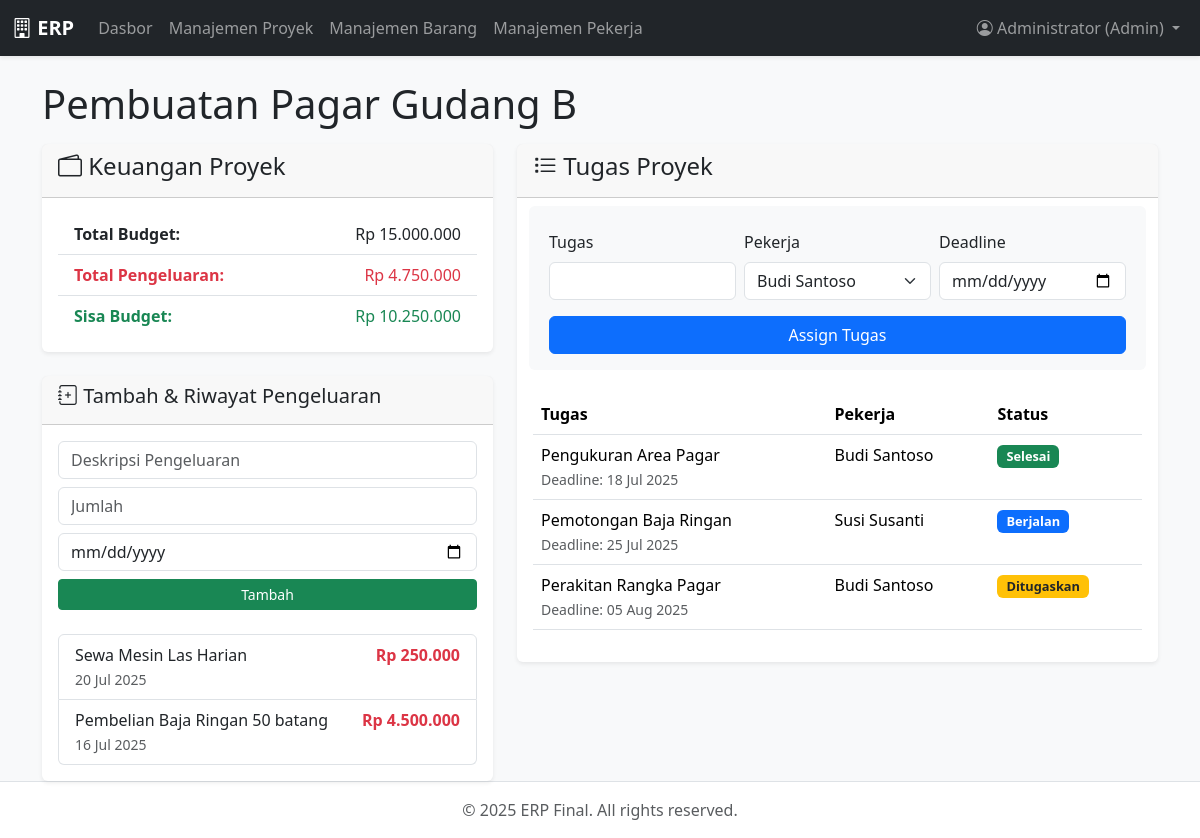
The app's page /admin/project/detail.php?id=1 (signed in), older data.
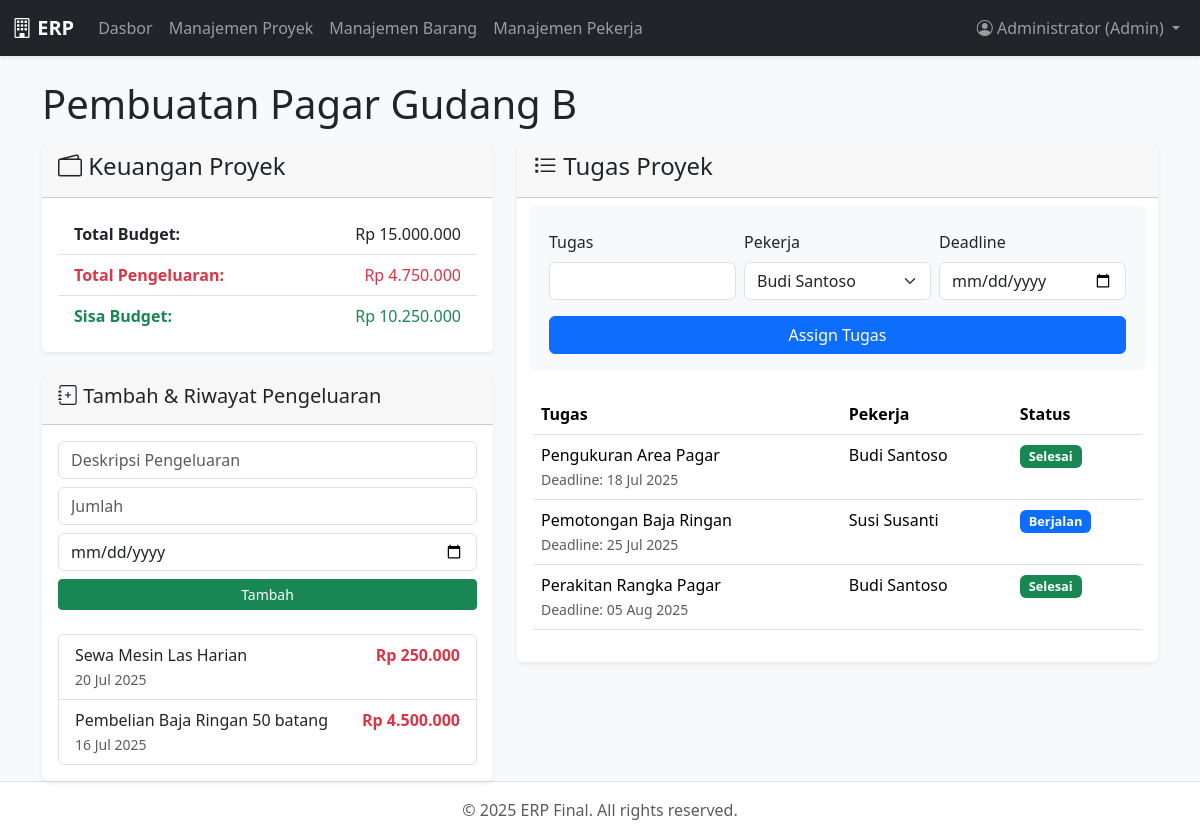
The same page, newer data.
### tables this page shows
CREATE TABLE projects (
        id INTEGER PRIMARY KEY AUTOINCREMENT,
        nama_proyek VARCHAR(100) NOT NULL,
        deskripsi TEXT,
        total_budget REAL DEFAULT 0,
        status VARCHAR(20) DEFAULT 'Baru',
        tgl_mulai DATE,
        deadline DATE
    );

CREATE TABLE project_expenses (
        id INTEGER PRIMARY KEY AUTOINCREMENT,
        project_id INTEGER,
        deskripsi VARCHAR(255),
        jumlah REAL,
        tanggal DATE,
        FOREIGN KEY (project_id) REFERENCES projects(id)
    );

CREATE TABLE project_tasks (
        id INTEGER PRIMARY KEY AUTOINCREMENT,
        project_id INTEGER,
        user_id INTEGER, -- Pekerja yang ditugaskan
        nama_tugas VARCHAR(100),
        status VARCHAR(20) DEFAULT 'Ditugaskan',
        deadline DATE,
        FOREIGN KEY (project_id) REFERENCES projects(id),
        FOREIGN KEY (user_id) REFERENCES users(id)
    );

CREATE TABLE users (
        id INTEGER PRIMARY KEY AUTOINCREMENT,
        username VARCHAR(50) UNIQUE NOT NULL,
        password VARCHAR(255) NOT NULL,
        nama_lengkap VARCHAR(100),
        role TEXT CHECK(role IN ('admin', 'pekerja')) NOT NULL
    );

### includes/functions.php (called while the page is built, shortened)
<?php
function format_rupiah($number) {
    return 'Rp ' . number_format($number, 0, ',', '.');
}

### admin/project/detail.php (the view, shortened to what this page needs)
<?php
require_once __DIR__ . '/../../templates/header.php';
$project_id = $_GET['id'] ?? null;
$stmt = $db->prepare("SELECT * FROM projects WHERE id = ?");
$stmt->execute([$project_id]);
$project = $stmt->fetch();
$tasks = $db->query("SELECT t.*, u.nama_lengkap FROM project_tasks t JOIN users u ON t.user_id = u.id WHERE t.project_id = $project_id")->fetchAll();
$expenses = $db->query("SELECT * FROM project_expenses WHERE project_id = $project_id ORDER BY tanggal DESC")->fetchAll();
$workers = $db->query("SELECT id, nama_lengkap FROM users WHERE role = 'pekerja'")->fetchAll();
$total_expenses = $db->query("SELECT SUM(jumlah) as total FROM project_expenses WHERE project_id = $project_id")->fetchColumn() ?? 0;
$budget_sisa = $project['total_budget'] - $total_expenses;
?>
<main class="container mt-4">
    <h1 class="mb-3"><?= htmlspecialchars($project['nama_proyek']) ?></h1>
    <div class="row">
        <div class="col-md-5">
            <div class="card shadow-sm mb-4">
                <div class="card-header"><h4><i class="bi bi-wallet2"></i> Keuangan Proyek</h4></div>
                <div class="card-body">
                    <ul class="list-group list-group-flush">
                        <li class="list-group-item d-flex justify-content-between"><strong>Total Budget:</strong> <span><?= format_rupiah($project['total_budget']) ?></span></li>
                        <li class="list-group-item d-flex justify-content-between text-danger"><strong>Total Pengeluaran:</strong> <span><?= format_rupiah($total_expenses) ?></span></li>
                        <li class="list-group-item d-flex justify-content-between text-success"><strong>Sisa Budget:</strong> <span><?= format_rupiah($budget_sisa) ?></span></li>
                    </ul>
                </div>
            </div>
            <div class="card shadow-sm">
                <div class="card-header"><h5><i class="bi bi-journal-plus"></i> Tambah & Riwayat Pengeluaran</h5></div>
                <div class="card-body">
                    <form method="POST" class="mb-4">
                        <div class="mb-2"><input type="text" name="deskripsi" class="form-control" placeholder="Deskripsi Pengeluaran" required></div>
                        <div class="mb-2"><input type="number" step="any" name="jumlah" class="form-control" placeholder="Jumlah" required></div>
                        <div class="mb-2"><input type="date" name="tanggal" class="form-control" required></div>
                        <div class="d-grid"><button type="submit" class="btn btn-success btn-sm">Tambah</button></div>
                    </form>
                    <ul class="list-group">
                        <?php foreach($expenses as $ex): ?>
                        <li class="list-group-item d-flex justify-content-between">
                            <div><?= htmlspecialchars($ex['deskripsi']) ?><br><small class="text-muted"><?= date('d M Y', strtotime($ex['tanggal'])) ?></small></div>
                            <span class="text-danger fw-bold"><?= format_rupiah($ex['jumlah']) ?></span>
                        </li>
                        <?php endforeach; ?>
                    </ul>
                </div>
            </div>
        </div>
        <div class="col-md-7">
            <div class="card shadow-sm">
                <div class="card-header"><h4><i class="bi bi-list-task"></i> Tugas Proyek</h4></div>
                <div class="card-body">
                    <form method="POST" class="row g-2 align-items-end mb-4 p-3 bg-light rounded">
                        <div class="col-md-4"><label class="form-label">Tugas</label><input type="text" name="nama_tugas" class="form-control" required></div>
                        <div class="col-md-4"><label class="form-label">Pekerja</label><select name="user_id" class="form-select" required><?php foreach($workers as $w) echo "<option value='{$w['id']}'>{$w['nama_lengkap']}</option>"; ?></select></div>
                        <div class="col-md-4"><label class="form-label">Deadline</label><input type="date" name="deadline" class="form-control" required></div>
                        <div class="col-12 d-grid"><button type="submit" class="btn btn-primary mt-2">Assign Tugas</button></div>
                    </form>
                    <table class="table">
                        <thead><tr><th>Tugas</th><th>Pekerja</th><th>Status</th></tr></thead>
                        <tbody>
                            <?php foreach($tasks as $t): ?>
                            <tr>
                                <td><?= htmlspecialchars($t['nama_tugas']) ?><br><small class="text-muted">Deadline: <?= date('d M Y', strtotime($t['deadline'])) ?></small></td>
                                <td><?= htmlspecialchars($t['nama_lengkap']) ?></td>
                                <td><span class="badge status-badge bg-<?= $t['status'] == 'Selesai' ? 'success' : ($t['status'] == 'Berjalan' ? 'primary' : 'warning text-dark') ?>"><?= $t['status'] ?></span></td>
                            </tr>
                            <?php endforeach; ?>
                        </tbody>
                    </table>
                </div>
            </div>
        </div>
    </div>
</main>
<?php require_once __DIR__ . '/../../templates/footer.php'; ?>

### templates/header.php (shortened to what this page needs)
<?php
require_once __DIR__ . '/../includes/functions.php';
$base_url = '';
?>
<!doctype html>
<html lang="id">
<head>
    <link href="https://cdn.jsdelivr.net/npm/bootstrap@5.3.3/dist/css/bootstrap.min.css" rel="stylesheet">
    <link rel="stylesheet" href="https://cdn.jsdelivr.net/npm/bootstrap-icons@1.11.3/font/bootstrap-icons.min.css">
    <link rel="stylesheet" href="<?= $base_url ?>/style.css">
</head>
<body class="d-flex flex-column min-vh-100 bg-light">
<nav class="navbar navbar-expand-lg navbar-dark bg-dark sticky-top shadow-sm">
    <div class="container-fluid">
        <a class="navbar-brand fw-bold" href="<?= $_SESSION['user_role'] == 'admin' ? $base_url . '/admin/' : $base_url . '/worker/' ?>"><i class="bi bi-building"></i> ERP</a>
        <div class="collapse navbar-collapse" id="mainNav">
            <ul class="navbar-nav me-auto mb-2 mb-lg-0">
                <?php if ($_SESSION['user_role'] == 'admin'): ?>
                    <li class="nav-item"><a class="nav-link" href="<?= $base_url ?>/admin/">Dasbor</a></li>
                    <li class="nav-item"><a class="nav-link" href="<?= $base_url ?>/admin/project/">Manajemen Proyek</a></li>
                    <li class="nav-item"><a class="nav-link" href="<?= $base_url ?>/admin/inventory/">Manajemen Barang</a></li>
                    <li class="nav-item"><a class="nav-link" href="<?= $base_url ?>/admin/worker/">Manajemen Pekerja</a></li>
                <?php endif; ?>
            </ul>
            <ul class="navbar-nav ms-auto">
                <li class="nav-item dropdown">
                    <a class="nav-link dropdown-toggle" href="#" role="button" data-bs-toggle="dropdown">
                        <i class="bi bi-person-circle"></i> <?= htmlspecialchars($_SESSION['user_name']) ?> (<?= ucfirst($_SESSION['user_role']) ?>)
                    </a>
                </li>
            </ul>
        </div>
    </div>
</nav>

### templates/footer.php (shortened to what this page needs)
<footer class="bg-white text-center p-3 mt-auto border-top">
    <div class="container">
        <p class="mb-0 text-muted">&copy; <?= date("Y") ?> ERP Final. All rights reserved.</p>
    </div>
</footer>
</body>
</html>

### style.css (style rules this page uses)
body { background-color: #f0f2f5; }
.card { border: none; }
.status-badge { font-size: 0.8em; padding: 0.4em 0.7em; font-weight: 600; }

Row changes from the older to the newer data that the page shows:
changed project_tasks "Perakitan Rangka Pagar": status "Ditugaskan" → "Selesai"
